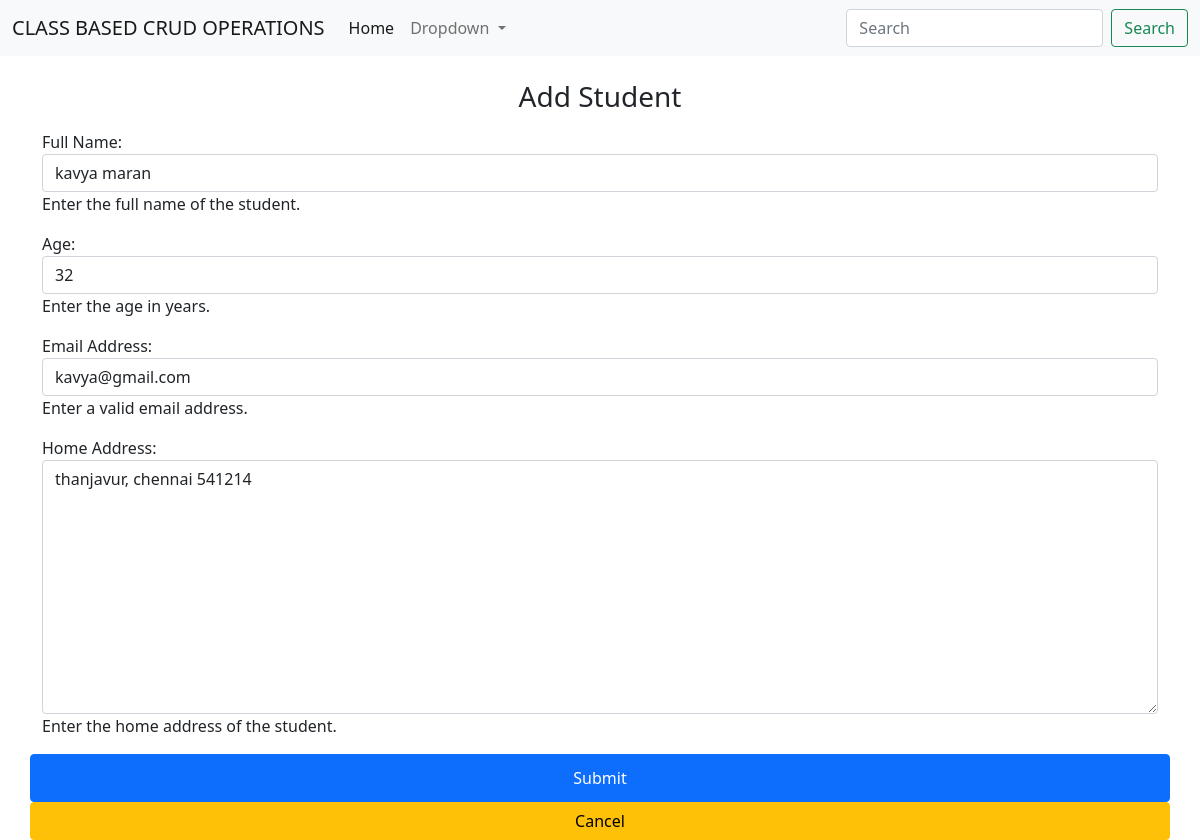
Screenshot of /student/3/update/ with the database file from the repository.
### cb_app/models.py (models this page shows, shortened)
class Student(models.Model):
    name = models.CharField(max_length=100)
    age = models.IntegerField()
    email = models.EmailField()
    address = models.TextField()
    created_at = models.DateTimeField(auto_now_add=True)
    updated_at = models.DateTimeField(auto_now=True)

### cb_app/views.py (the view)
# urls.py: path('student/<int:student_id>/update/', views.student_update, name='student_update'),
def student_update(request,student_id):
    student = Student.objects.get(id=student_id)
    form = StudentForm(instance=student)
    if request.method == 'POST':
        form = StudentForm(request.POST, instance = student)
        if form.is_valid():
            form.save()
            return redirect('index')
    context = {
        'form': form,
        'student': student
    }
    return render(request, 'cb_app/student_create.html', context)

### cb_app/forms.py
class StudentForm(forms.ModelForm):
    class Meta:
        model = Student
        fields = ['name', 'age', 'email', 'address']
        widgets = {
            'name': forms.TextInput(attrs={'class': 'form-control'}),
            'age': forms.NumberInput(attrs={'class': 'form-control'}),
            'email': forms.EmailInput(attrs={'class': 'form-control'}),
            'address': forms.Textarea(attrs={'class': 'form-control'}),
        }
        labels = {
            'name': 'Full Name',
            'age': 'Age',
            'email': 'Email Address',
            'address': 'Home Address',
        }
        help_texts = {
            'name': 'Enter the full name of the student.',
            'age': 'Enter the age in years.',
            'email': 'Enter a valid email address.',
            'address': 'Enter the home address of the student.',
        }

### cb_app/templates/cb_app/student_create.html (shortened to what this page needs)
{% extends 'base.html' %}
{% block content %}
<div class="container mt-4">
    <h3 class="mb-3 text-center"> Add Student </h3>
    {% if form %}
    <form method="post">
        {{ form.as_p }}
        <div class="row">
      <button type="submit" class="btn btn-primary">Submit</button>
      <br><br>
      <a href="{% url 'index' %}" class="btn btn-warning">Cancel</a>
  </div>
      </form>
    {% endif %}
</div>
{% endblock %}

### rows the page displays
Student: name "kavya maran", age "32", email "kavya@gmail.com", address "thanjavur, chennai 541214"
